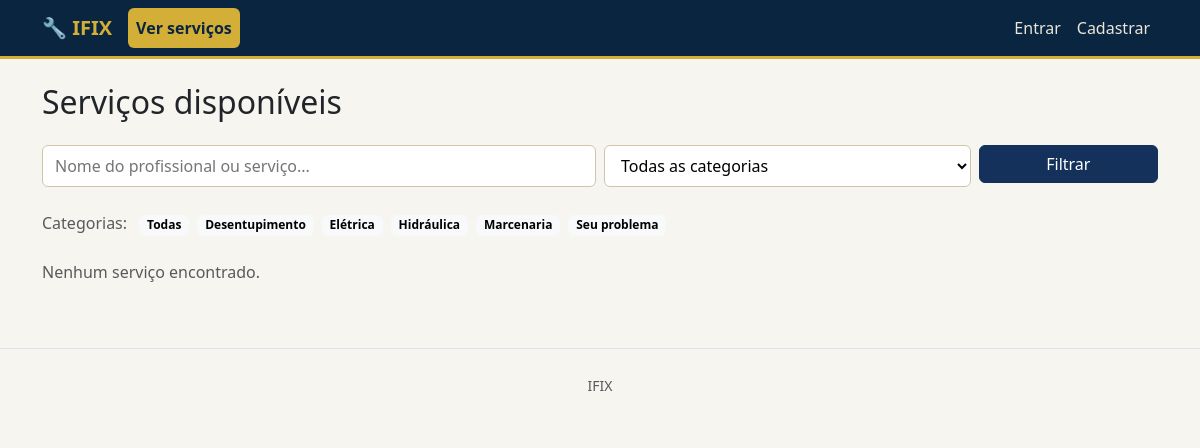
Before: /servicos/ with the older database file.
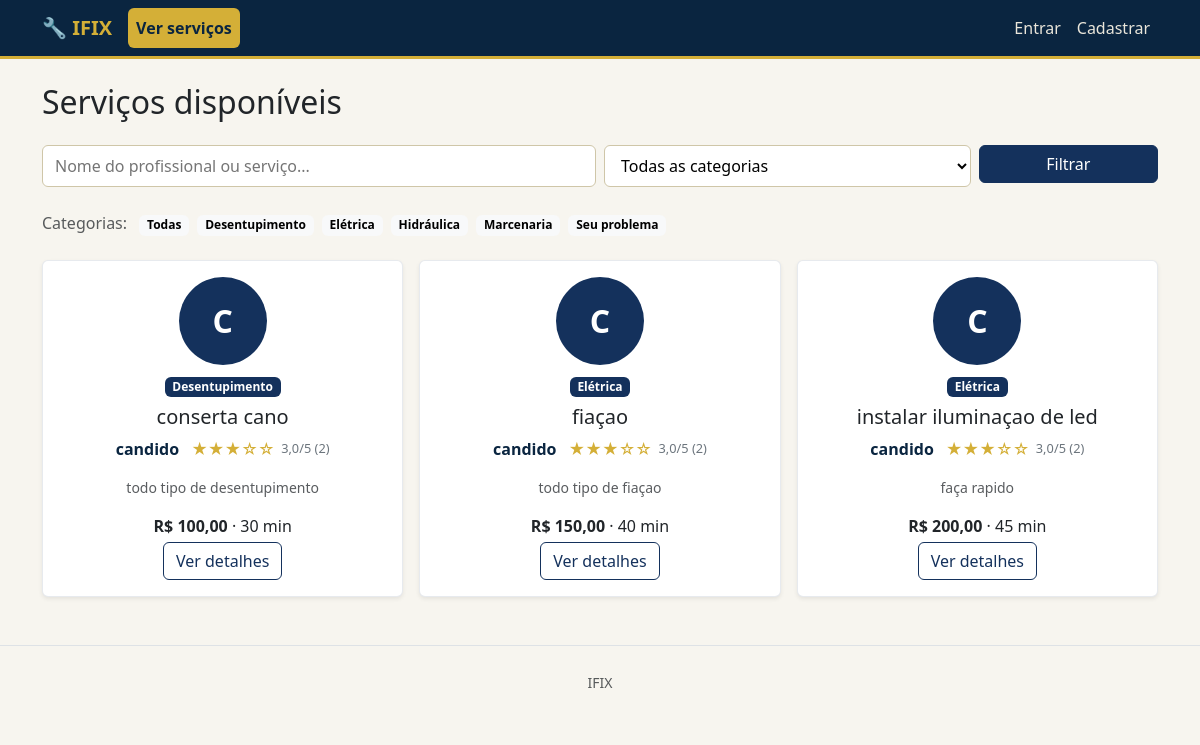
After: the same page with the newer database file.
### services/models.py (models this page shows, shortened)
class CategoriaServico(models.Model):
    nome = models.CharField(max_length=100, unique=True)
    slug = models.SlugField(max_length=110, unique=True, blank=True)
    icone = models.CharField(
        max_length=30, blank=True,
        help_text='Nome de um emoji/ícone simples para exibir na listagem.',
    )
    class Meta:
        verbose_name = 'Categoria de serviço'
        verbose_name_plural = 'Categorias de serviço'
        ordering = ['nome']
    def __str__(self):
        return self.nome

class Servico(models.Model):
    profissional = models.ForeignKey(
        settings.AUTH_USER_MODEL,
        on_delete=models.CASCADE,
        related_name='servicos',
        limit_choices_to={'profile__tipo': 'profissional'},
    )
    categoria = models.ForeignKey(
        CategoriaServico,
        on_delete=models.PROTECT,
        related_name='servicos',
    )
    nome = models.CharField(max_length=150, verbose_name='Nome do serviço')  # P4
    descricao = models.TextField(verbose_name='Descrição')  # P5
    preco = models.DecimalField(max_digits=10, decimal_places=2, verbose_name='Preço (R$)')  # P6
    duracao_minutos = models.PositiveIntegerField(verbose_name='Duração estimada (minutos)')  # P7
    disponivel = models.BooleanField(default=True, verbose_name='Disponível para usuários')  # P9
    criado_em = models.DateTimeField(auto_now_add=True)
    atualizado_em = models.DateTimeField(auto_now=True)
    class Meta:
        verbose_name = 'Serviço'
        verbose_name_plural = 'Serviços'
        ordering = ['-criado_em']

### services/views.py (the view, shortened to what this page needs)
# urls.py: path('', views.servico_list, name='servico_list'),  # U4 + U5 + U6
def servico_list(request):
    form = BuscaServicoForm(request.GET or None)
    servicos = Servico.objects.filter(disponivel=True).select_related('categoria', 'profissional', 'profissional__profile').annotate(
        avaliacao_media=Avg('profissional__avaliacoes_recebidas__estrelas'),
        total_avaliacoes=Count('profissional__avaliacoes_recebidas', distinct=True),
    )
    for servico in servicos:
        servico.avaliacao_estrelas = estrelas_da_media(servico.avaliacao_media)
    categorias = CategoriaServico.objects.all()
    return render(request, 'services/servico_list.html', {
        'servicos': servicos,
        'form': form,
        'categorias': categorias,
    })

### services/forms.py
class BuscaServicoForm(forms.Form):
    q = forms.CharField(
        required=False, label='Buscar profissional ou serviço',
        widget=forms.TextInput(attrs={'placeholder': 'Nome do profissional ou serviço...'}),
    )
    categoria = forms.ModelChoiceField(
        required=False, label='Categoria', queryset=CategoriaServico.objects.all(),
        empty_label='Todas as categorias',
    )

### services/context_processors.py (called while the page is built, shortened)
def notificacoes_mensagens(request):
    if not request.user.is_authenticated:
        return {
            'mensagens_nao_lidas': [],
            'total_mensagens_nao_lidas': 0,
            'total_solicitacoes_pendentes': 0,
        }

### services/models.py (called while the page is built)
def estrelas_da_media(media):
    if media is None:
        return ''
    estrelas_preenchidas = min(5, max(0, int(float(media) + 0.5)))
    return '★' * estrelas_preenchidas + '☆' * (5 - estrelas_preenchidas)

### services/templates/services/servico_list.html (shortened to what this page needs)
{% extends "base.html" %}
{% block content %}
<h2 class="mb-4">Serviços disponíveis</h2>
<form method="get" class="row g-2 mb-4">
    <div class="col-md-6">
        {{ form.q }}
    </div>
    <div class="col-md-4">
        {{ form.categoria }}
    </div>
    <div class="col-md-2">
        <button type="submit" class="btn btn-primary w-100">Filtrar</button>
    </div>
</form>
<div class="mb-4">
    <span class="text-muted me-2">Categorias:</span>
    <a href="{% url 'services:servico_list' %}" class="badge text-bg-light text-decoration-none me-1">Todas</a>
    {% for categoria in categorias %}
        <a href="?categoria={{ categoria.pk }}" class="badge text-bg-light text-decoration-none me-1">{{ categoria.nome }}</a>
    {% endfor %}
</div>
<div class="service-grid">
    {% for servico in servicos %}
        <div>
            <div class="card card-servico h-100 shadow-sm">
                <div class="card-body d-flex flex-column align-items-center text-center">
                    <div class="service-provider-photo">
                        {% if servico.profissional.profile.foto %}
                            <img src="{{ servico.profissional.profile.foto.url }}" alt="Foto de {{ servico.profissional.username }}">
                        {% else %}
                            <span>{{ servico.profissional.username|first|upper }}</span>
                        {% endif %}
                    </div>
                    <div class="service-card-info d-flex flex-column align-items-center w-100">
                        <div class="service-category-rating mb-2">
                            <span class="badge text-bg-info">{{ servico.categoria.nome }}</span>
                        </div>
                        <h5 class="card-title">{{ servico.nome }}</h5>
                        <div class="professional-info mb-3">
                            <strong class="professional-name">{{ servico.profissional.username }}</strong>
                            <div class="professional-rating" aria-label="Avaliação do profissional">
                                {% if servico.total_avaliacoes %}
                                    <span class="rating-stars" aria-label="{{ servico.avaliacao_media|floatformat:1 }} de 5 estrelas">{{ servico.avaliacao_estrelas }}</span>
                                    <span class="rating-score">{{ servico.avaliacao_media|floatformat:1 }}/5 ({{ servico.total_avaliacoes }})</span>
                                {% else %}
                                    <span class="rating-score">Ainda sem avaliações</span>
                                {% endif %}
                            </div>
                        </div>
                        <p class="card-text text-muted small">{{ servico.descricao|truncatewords:20 }}</p>
                        <p class="mb-1"><strong>R$ {{ servico.preco }}</strong> &middot; {{ servico.duracao_minutos }} min</p>
                        <a href="{% url 'services:servico_detail' servico.pk %}" class="btn btn-outline-primary mt-auto">Ver detalhes</a>
                    </div>
                </div>
            </div>
        </div>
    {% empty %}
        <p class="text-muted">Nenhum serviço encontrado.</p>
    {% endfor %}
</div>
{% endblock %}

Changed rows visible on the page:
added Servico: profissional.username|first "C", categoria.nome "Desentupimento", nome "conserta cano", profissional.username "candido", avaliacao_estrelas "★★★☆☆", avaliacao_media "3,0", total_avaliacoes "2", descricao "todo tipo de desentupimento", preco "100,00", duracao_minutos "30"
added Servico: profissional.username|first "C", categoria.nome "Elétrica", nome "fiaçao", profissional.username "candido", avaliacao_estrelas "★★★☆☆", avaliacao_media "3,0", total_avaliacoes "2", descricao "todo tipo de fiaçao", preco "150,00", duracao_minutos "40"
added Servico: profissional.username|first "C", categoria.nome "Elétrica", nome "instalar iluminaçao de led", profissional.username "candido", avaliacao_estrelas "★★★☆☆", avaliacao_media "3,0", total_avaliacoes "2", descricao "faça rapido", preco "200,00", duracao_minutos "45"
Other visible differences:
text no longer shown: "Nenhum serviço encontrado."
